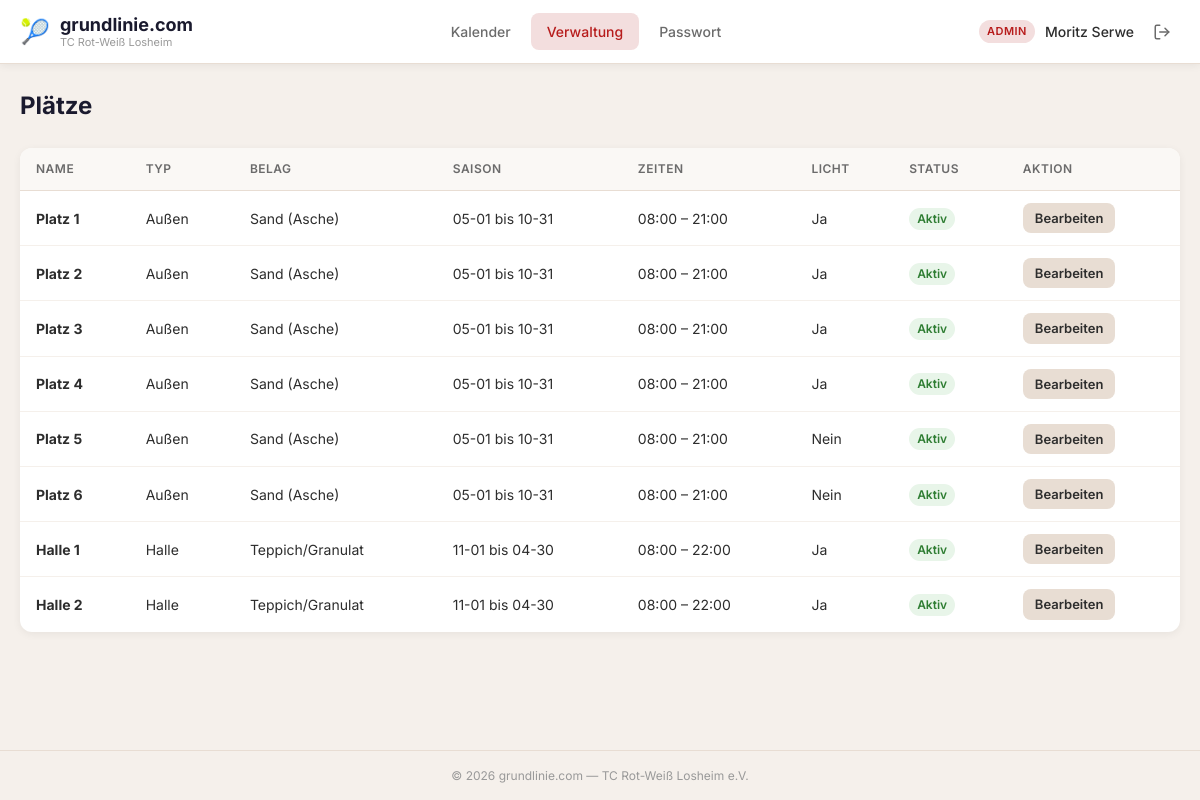
/admin/plaetze (signed in), run on the app's committed database.
### app/models.py (models this page shows, shortened)
class User(UserMixin, db.Model):
    __tablename__ = 'users'
    id = db.Column(db.Integer, primary_key=True)
    email = db.Column(db.String(120), unique=True, nullable=False)
    password_hash = db.Column(db.String(256), nullable=False)
    first_name = db.Column(db.String(80), nullable=False)
    last_name = db.Column(db.String(80), nullable=False)
    role = db.Column(db.String(20), nullable=False, default='mitglied')
    member_number = db.Column(db.String(20), unique=True, nullable=True)
    phone = db.Column(db.String(30), nullable=True)
    is_active = db.Column(db.Boolean, default=True)
    no_show_count = db.Column(db.Integer, default=0)
    blocked_until = db.Column(db.DateTime, nullable=True)
    created_at = db.Column(db.DateTime, default=datetime.utcnow)
    updated_at = db.Column(db.DateTime, default=datetime.utcnow, onupdate=datetime.utcnow)
    bookings = db.relationship('Booking', backref='user', lazy='dynamic')
    @property
    def full_name(self):
        return f'{self.first_name} {self.last_name}'
    def is_admin(self):
        return self.role == 'admin'

class Court(db.Model):
    __tablename__ = 'courts'
    id = db.Column(db.Integer, primary_key=True)
    name = db.Column(db.String(50), nullable=False)
    court_type = db.Column(db.String(10), nullable=False)  # 'outdoor' or 'indoor'
    surface = db.Column(db.String(30))
    has_lighting = db.Column(db.Boolean, default=False)
    season_start = db.Column(db.String(5))  # 'MM-DD'
    season_end = db.Column(db.String(5))    # 'MM-DD'
    open_time = db.Column(db.String(5), default='08:00')
    close_time = db.Column(db.String(5), default='22:00')
    sort_order = db.Column(db.Integer, default=0)
    is_active = db.Column(db.Boolean, default=True)
    created_at = db.Column(db.DateTime, default=datetime.utcnow)
    bookings = db.relationship('Booking', backref='court', lazy='dynamic')
    blocks = db.relationship('CourtBlock', backref='court', lazy='dynamic')

### app/admin/routes.py (the view)
@admin_bp.route('/plaetze')
@login_required
@admin_required
def courts_list():
    courts = Court.query.order_by(Court.sort_order).all()
    return render_template('admin/courts.html', courts=courts)

### app/admin/routes.py (called while the page is built)
def admin_required(f):
    @wraps(f)
    def decorated(*args, **kwargs):
        if not current_user.is_authenticated:
            return redirect(url_for('auth.login'))
        if current_user.role not in ('admin', 'sportwart'):
            flash('Keine Berechtigung.', 'error')
            return redirect(url_for('booking.calendar_view'))
        return f(*args, **kwargs)
    return decorated

### app/templates/admin/courts.html (shortened to what this page needs)
{% extends "base.html" %}
{% block content %}
<h1 class="page-title">Plätze</h1>
<div class="data-table-wrapper">
    <table class="data-table">
        <thead>
            <tr>
                <th>Name</th>
                <th>Typ</th>
                <th>Belag</th>
                <th>Saison</th>
                <th>Zeiten</th>
                <th>Licht</th>
                <th>Status</th>
                <th>Aktion</th>
            </tr>
        </thead>
        <tbody>
            {% for c in courts %}
            <tr>
                <td><strong>{{ c.name }}</strong></td>
                <td>{{ 'Außen' if c.court_type == 'outdoor' else 'Halle' }}</td>
                <td>{{ c.surface }}</td>
                <td>{{ c.season_start }} bis {{ c.season_end }}</td>
                <td>{{ c.open_time }} – {{ c.close_time }}</td>
                <td>{{ 'Ja' if c.has_lighting else 'Nein' }}</td>
                <td>
                    {% if c.is_active %}
                    <span class="status-badge status-confirmed">Aktiv</span>
                    {% else %}
                    <span class="status-badge status-cancelled">Inaktiv</span>
                    {% endif %}
                </td>
                <td>
                    <a href="{{ url_for('admin.court_edit', court_id=c.id) }}" class="btn btn-secondary btn-sm">Bearbeiten</a>
                </td>
            </tr>
            {% endfor %}
        </tbody>
    </table>
</div>
{% endblock %}

### app/templates/base.html (shortened to what this page needs)
<!DOCTYPE html>
<html lang="de">
<head>
    <link rel="stylesheet" href="{{ url_for('static', filename='css/style.css') }}">
</head>
<body>
    <header class="header">
        <div class="header-inner">
            <a href="{{ url_for('booking.calendar_view') }}" class="header-brand">
                <span class="brand-icon">🎾</span>
                <div class="brand-text">
                    <span class="brand-name">grundlinie.com</span>
                    <span class="brand-sub">TC Rot-Weiß Losheim</span>
                </div>
            </a>
            {% if current_user.is_authenticated %}
            <nav class="header-nav" id="main-nav">
                <a href="{{ url_for('booking.calendar_view') }}" class="nav-link {% if request.endpoint == 'booking.calendar_view' %}active{% endif %}">
                    Kalender
                </a>
                {% if current_user.is_admin() or current_user.is_sportwart() %}
                <a href="{{ url_for('admin.dashboard') }}" class="nav-link {% if request.endpoint and request.endpoint.startswith('admin.') %}active{% endif %}">
                    Verwaltung
                </a>
                {% endif %}
                <a href="{{ url_for('auth.change_password') }}" class="nav-link {% if request.endpoint == 'auth.change_password' %}active{% endif %}">
                    Passwort
                </a>
            </nav>
            <div class="header-user">
                <span class="user-badge role-{{ current_user.role }}">{{ current_user.role|capitalize }}</span>
                <span class="user-name">{{ current_user.full_name }}</span>
                <a href="{{ url_for('auth.logout') }}" class="btn-logout" title="Abmelden">
                    <svg width="18" height="18" viewBox="0 0 24 24" fill="none" stroke="currentColor" stroke-width="2" stroke-linecap="round" stroke-linejoin="round">
                        <path d="M9 21H5a2 2 0 0 1-2-2V5a2 2 0 0 1 2-2h4"/><polyline points="16 17 21 12 16 7"/><line x1="21" y1="12" x2="9" y2="12"/>
                    </svg>
                </a>
            </div>
            {% endif %}
        </div>
    </header>
    <main class="main">
        {% block content %}{% endblock %}
    </main>
    <footer class="footer">
        <span>&copy; {{ now().year if now is defined else '2026' }} grundlinie.com — TC Rot-Weiß Losheim e.V.</span>
    </footer>
</body>
</html>

### app/static/css/style.css (style rules this page uses)
:root { --rot: #b71c1c; --rot-dark: #7f0000; --rot-light: #f3dede; --rot-glow: rgba(183, 28, 28, 0.15); --sand: #f5f0eb; --sand-dark: #e8ddd3; --sand-light: #faf8f5; --anthrazit: #1a1a2e; --anthrazit-light: #2d2d44; --weiss: #ffffff; --text: #2d2d2d; --text-light: #6b6b6b; --text-muted: #999; --gruen: #2e7d32; --gruen-light: #e8f5e9; --gruen-dark: #1b5e20; --orange: #f57c00; --orange-light: #fff3e0; --blau: #1565c0; --blau-light: #e3f2fd; --schatten-sm: 0 2px 8px rgba(0,0,0,0.06); --schatten: 0 4px 16px rgba(0,0,0,0.08); --schatten-lg: 0 8px 32px rgba(0,0,0,0.12); --radius-sm: 8px; --radius: 12px; --radius-lg: 20px; --transition: 0.3s cubic-bezier(0.4, 0, 0.2, 1); --transition-fast: 0.15s ease; --header-h: 64px; }
*, *::before, *::after { margin: 0; padding: 0; box-sizing: border-box; }
html { scroll-behavior: smooth; -webkit-font-smoothing: antialiased; }
body { font-family: 'Inter', -apple-system, BlinkMacSystemFont, sans-serif; font-size: 15px; line-height: 1.5; color: var(--text); background: var(--sand); min-height: 100vh; }
.header { position: sticky; top: 0; z-index: 100; background: var(--weiss); border-bottom: 1px solid var(--sand-dark); box-shadow: var(--schatten-sm); height: var(--header-h); }
.header-inner { max-width: 1400px; margin: 0 auto; padding: 0 20px; height: 100%; display: flex; align-items: center; justify-content: space-between; gap: 24px; }
.header-brand { display: flex; align-items: center; gap: 10px; text-decoration: none; color: var(--text); flex-shrink: 0; }
.brand-icon { font-size: 24px; }
.brand-name { font-size: 18px; font-weight: 700; color: var(--anthrazit); display: block; line-height: 1.2; }
.brand-sub { font-size: 11px; color: var(--text-muted); display: block; line-height: 1.2; }
.header-nav { display: flex; gap: 4px; }
.nav-link { padding: 8px 16px; border-radius: var(--radius-sm); text-decoration: none; color: var(--text-light); font-size: 14px; font-weight: 500; transition: var(--transition-fast); }
.nav-link.active { background: var(--rot-light); color: var(--rot); }
.header-user { display: flex; align-items: center; gap: 10px; flex-shrink: 0; }
.user-badge { font-size: 11px; font-weight: 600; padding: 3px 8px; border-radius: 20px; text-transform: uppercase; letter-spacing: 0.5px; }
.role-admin { background: var(--rot-light); color: var(--rot); }
.user-name { font-size: 14px; font-weight: 500; color: var(--text); }
.btn-logout { display: flex; align-items: center; justify-content: center; width: 36px; height: 36px; border-radius: var(--radius-sm); color: var(--text-light); transition: var(--transition-fast); }
.main { min-height: calc(100vh - var(--header-h) - 50px); padding: 24px 20px; max-width: 1400px; margin: 0 auto; }
.page-title { font-size: 24px; font-weight: 700; color: var(--anthrazit); margin-bottom: 24px; }
.footer { text-align: center; padding: 16px 20px; font-size: 12px; color: var(--text-muted); border-top: 1px solid var(--sand-dark); }
.btn { display: inline-flex; align-items: center; justify-content: center; gap: 8px; padding: 10px 20px; border-radius: var(--radius-sm); font-family: inherit; font-size: 14px; font-weight: 600; text-decoration: none; border: none; cursor: pointer; transition: var(--transition-fast); line-height: 1.4; }
.btn-secondary { background: var(--sand-dark); color: var(--text); }
.btn-sm { padding: 6px 12px; font-size: 13px; }
.data-table-wrapper { background: var(--weiss); border-radius: var(--radius); box-shadow: var(--schatten-sm); overflow-x: auto; }
.data-table { width: 100%; border-collapse: collapse; }
.data-table th { padding: 12px 16px; font-size: 12px; font-weight: 600; text-transform: uppercase; letter-spacing: 0.5px; color: var(--text-light); background: var(--sand-light); border-bottom: 1px solid var(--sand-dark); text-align: left; }
.data-table td { padding: 12px 16px; font-size: 14px; border-bottom: 1px solid var(--sand); }
.data-table tr:last-child td { border-bottom: none; }
.status-badge { display: inline-block; padding: 2px 8px; border-radius: 20px; font-size: 12px; font-weight: 600; }
.status-confirmed { background: var(--gruen-light); color: var(--gruen); }

### data on the page
User: role "ADMIN", full_name "Moritz Serwe"
Court: name "Platz 1", court_type "Außen", surface "Sand (Asche)", season_start "05-01", season_end "10-31", open_time "08:00", close_time "21:00", has_lighting "Ja", is_active "Aktiv"
Court: name "Platz 2", court_type "Außen", surface "Sand (Asche)", season_start "05-01", season_end "10-31", open_time "08:00", close_time "21:00", has_lighting "Ja", is_active "Aktiv"
Court: name "Platz 3", court_type "Außen", surface "Sand (Asche)", season_start "05-01", season_end "10-31", open_time "08:00", close_time "21:00", has_lighting "Ja", is_active "Aktiv"
Court: name "Platz 4", court_type "Außen", surface "Sand (Asche)", season_start "05-01", season_end "10-31", open_time "08:00", close_time "21:00", has_lighting "Ja", is_active "Aktiv"
Court: name "Platz 5", court_type "Außen", surface "Sand (Asche)", season_start "05-01", season_end "10-31", open_time "08:00", close_time "21:00", has_lighting "Nein", is_active "Aktiv"
Court: name "Platz 6", court_type "Außen", surface "Sand (Asche)", season_start "05-01", season_end "10-31", open_time "08:00", close_time "21:00", has_lighting "Nein", is_active "Aktiv"
Court: name "Halle 1", court_type "Halle", surface "Teppich/Granulat", season_start "11-01", season_end "04-30", open_time "08:00", close_time "22:00", has_lighting "Ja", is_active "Aktiv"
Court: name "Halle 2", court_type "Halle", surface "Teppich/Granulat", season_start "11-01", season_end "04-30", open_time "08:00", close_time "22:00", has_lighting "Ja", is_active "Aktiv"
